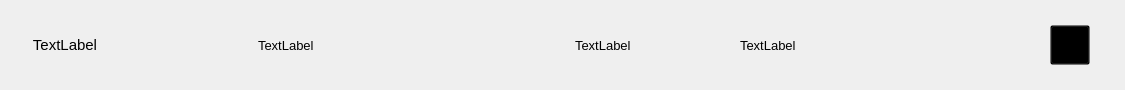
<?xml version="1.0" encoding="UTF-8"?>
<ui version="4.0">
 <class>SongItemWidget</class>
 <widget class="QWidget" name="SongItemWidget">
  <property name="geometry">
   <rect>
    <x>0</x>
    <y>0</y>
    <width>1125</width>
    <height>90</height>
   </rect>
  </property>
  <property name="windowTitle">
   <string>Form</string>
  </property>
  <property name="styleSheet">
   <string notr="true"/>
  </property>
  <widget class="QLabel" name="label_number">
   <property name="geometry">
    <rect>
     <x>30</x>
     <y>10</y>
     <width>70</width>
     <height>70</height>
    </rect>
   </property>
   <property name="font">
    <font>
     <family>Microsoft YaHei UI</family>
     <pointsize>11</pointsize>
    </font>
   </property>
   <property name="styleSheet">
    <string notr="true"/>
   </property>
   <property name="text">
    <string>TextLabel</string>
   </property>
   <property name="alignment">
    <set>Qt::AlignCenter</set>
   </property>
  </widget>
  <widget class="QLabel" name="label_cover">
   <property name="geometry">
    <rect>
     <x>150</x>
     <y>10</y>
     <width>70</width>
     <height>70</height>
    </rect>
   </property>
   <property name="styleSheet">
    <string notr="true">QLabel {
    border-radius: 15px;  /* 设置圆角半径 */
}
</string>
   </property>
   <property name="text">
    <string/>
   </property>
  </widget>
  <widget class="QLabel" name="label_musicName">
   <property name="geometry">
    <rect>
     <x>250</x>
     <y>20</y>
     <width>300</width>
     <height>50</height>
    </rect>
   </property>
   <property name="font">
    <font>
     <family>Microsoft YaHei UI</family>
     <pointsize>10</pointsize>
    </font>
   </property>
   <property name="styleSheet">
    <string notr="true">QLabel {
    border-radius: 10px;  /* 设置圆角半径 */

    padding: 5px;  /* 可选，给文本周围留些空白 */
	
}</string>
   </property>
   <property name="text">
    <string>TextLabel</string>
   </property>
  </widget>
  <widget class="QLabel" name="label_artist">
   <property name="geometry">
    <rect>
     <x>575</x>
     <y>20</y>
     <width>100</width>
     <height>50</height>
    </rect>
   </property>
   <property name="font">
    <font>
     <family>Microsoft YaHei UI</family>
     <pointsize>10</pointsize>
    </font>
   </property>
   <property name="styleSheet">
    <string notr="true"/>
   </property>
   <property name="text">
    <string>TextLabel</string>
   </property>
  </widget>
  <widget class="QLabel" name="label_album">
   <property name="geometry">
    <rect>
     <x>740</x>
     <y>20</y>
     <width>250</width>
     <height>50</height>
    </rect>
   </property>
   <property name="font">
    <font>
     <family>Microsoft YaHei UI</family>
     <pointsize>10</pointsize>
    </font>
   </property>
   <property name="styleSheet">
    <string notr="true"/>
   </property>
   <property name="text">
    <string>TextLabel</string>
   </property>
  </widget>
  <widget class="QToolButton" name="toolButton_delete">
   <property name="geometry">
    <rect>
     <x>1050</x>
     <y>25</y>
     <width>40</width>
     <height>40</height>
    </rect>
   </property>
   <property name="styleSheet">
    <string notr="true">background-color: transparent; /* 设置QListWidget的背景为透明 */</string>
   </property>
   <property name="text">
    <string>...</string>
   </property>
   <property name="icon">
    <iconset resource="resource.qrc">
     <normaloff>:/img/delete.png</normaloff>:/img/delete.png</iconset>
   </property>
   <property name="iconSize">
    <size>
     <width>30</width>
     <height>30</height>
    </size>
   </property>
  </widget>
 </widget>
 <resources>
  <include location="resource.qrc"/>
 </resources>
 <connections/>
</ui>
